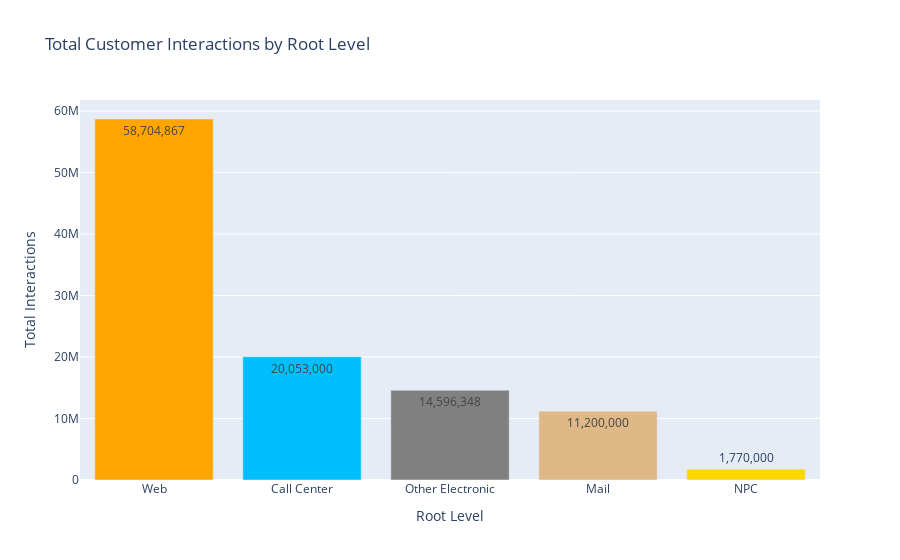

Notebook code for this chart:
### Code cell
# Group the data by Root Level and sum the values
grouped_data = df.groupby(['Root Level'])['Value'].sum().reset_index()

# Sort the grouped_data by Value column in descending order
grouped_data = grouped_data.sort_values(by='Value', ascending=False)

# Create a dictionary to map the Root Level to its corresponding color
color_map = {'Web': 'orange', 'Call Center': 'deepskyblue', 'Mail': 'burlywood', 'Other Electronic': 'gray', 'NPC': 'gold'}

# Create the bar chart trace
bar_trace = go.Bar(
    x=grouped_data['Root Level'],
    y=grouped_data['Value'],
    marker=dict(color=[color_map.get(root_level, 'grey') for root_level in grouped_data['Root Level']]),
    text=[f"{value:,}" for value in grouped_data['Value']],
    textposition='auto'
)

# Create the bar chart layout
bar_layout = go.Layout(
    title='Total Customer Interactions by Root Level',
    xaxis=dict(title='Root Level'),
    yaxis=dict(title='Total Interactions')
)

# Create the bar chart figure
bar_fig_root = go.Figure(data=[bar_trace], layout=bar_layout)

# Display the bar chart
bar_fig_root.show()

### Figure 1 — Plotly figure (JSON) as saved in the notebook; plotly's stock layout.template omitted (floating-point values rounded to 4 significant figures)
{"data": [{"marker": {"color": ["orange", "deepskyblue", "gray", "burlywood", "gold"]}, "text": ["58,704,867", "20,053,000", "14,596,348", "11,200,000", "1,770,000"], "textposition": "auto", "type": "bar", "x": ["Web", "Call Center", "Other Electronic", "Mail", "NPC"], "y": [58704867, 20053000, 14596348, 11200000, 1770000]}], "layout": {"title": {"text": "Total Customer Interactions by Root Level"}, "xaxis": {"title": {"text": "Root Level"}}, "yaxis": {"title": {"text": "Total Interactions"}}}}
